Frame 1 (no input): blank canvas, image omitted
Frame 60 (the mouse pressed at the canvas centre just before this capture): blank canvas, image omitted
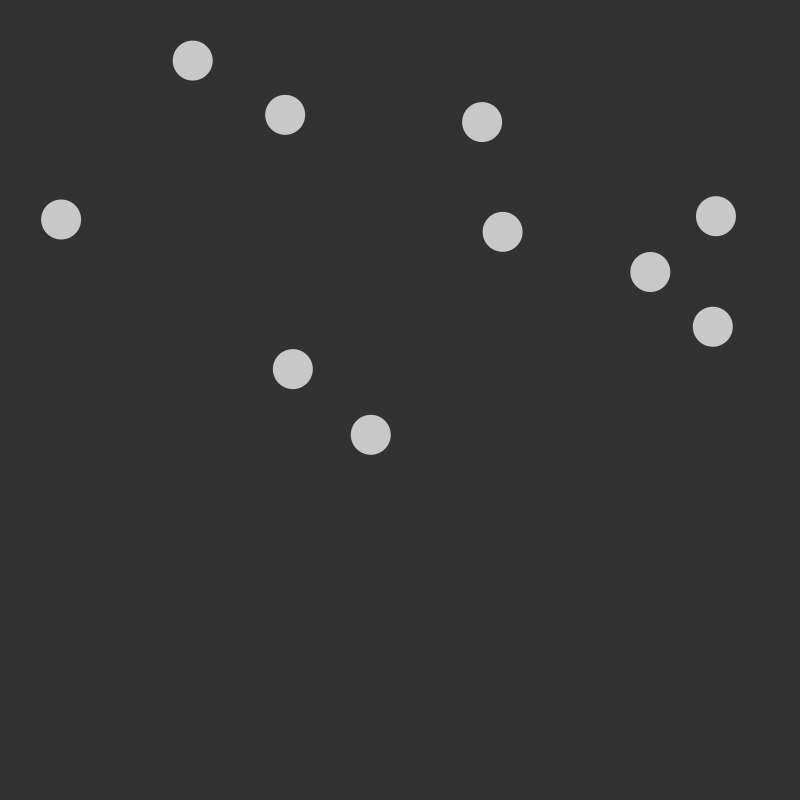
Frame 120 (the mouse held since frame 60 and released just before this capture)

The Processing sketch whose frames 1 and 60 were blank and that drew this single picture after the mouse press (run headless with seeded random() and noise(); from frame 60 on, the mouse is pressed at the canvas centre):

// Processing sketch: Structure_18_Coordinates
// ── Structure_18_Coordinates.pde
//KP S25 DMP
//Programming Data Visualition 
//DataVis Processing Toolkit
int margin = 50;
int pointCount = 10;
float[][] pointPairs = new float[pointCount][2];

void setup() {
  size(800, 800);
  for (int i=0; i<pointCount; i++) {
    pointPairs[i][0] = random(0, 100);
    pointPairs[i][1] = random(0, 100);
  }
}

void draw() {
  background(50);
  noStroke();
  fill(200);
  for (int i=0; i<pointPairs.length; i++) {
    float posX = map(pointPairs[i][0], 0, 100, margin, width-margin);
    float posY = map(pointPairs[i][1], 0, 100, margin, height-margin);
    ellipse(posX, posY, mouseX/10, mouseX/10);
  }
}
